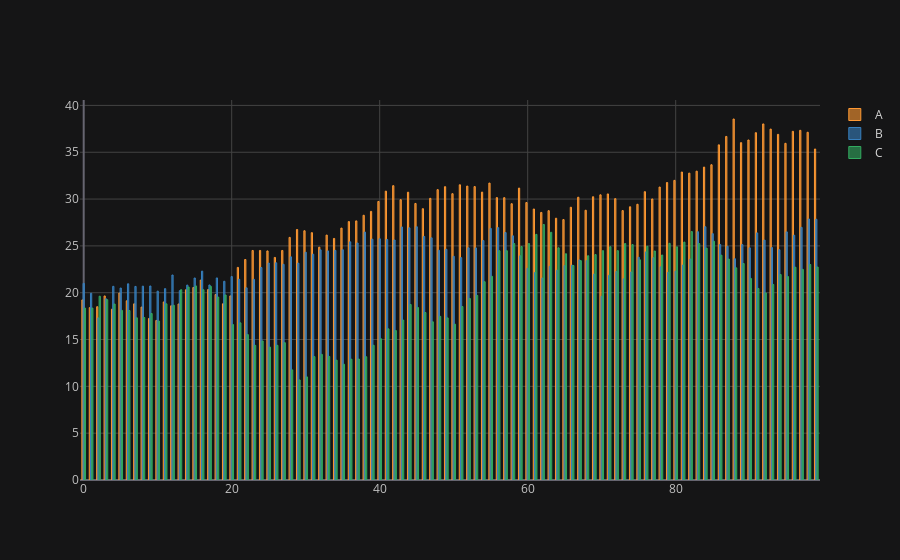

The notebook cell this image was saved under:
### Code cell
df.iplot(kind='bar',bargap=0.5)
